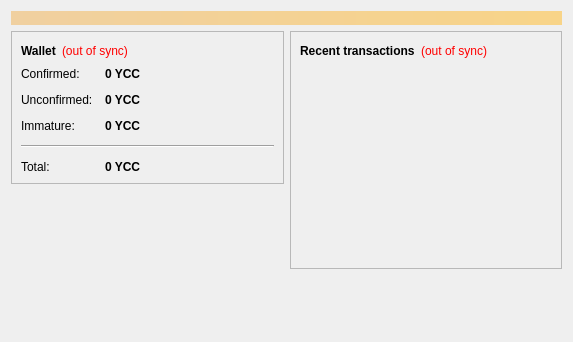
<?xml version="1.0" encoding="UTF-8"?>
<ui version="4.0">
 <class>OverviewPage</class>
 <widget class="QWidget" name="OverviewPage">
  <property name="geometry">
   <rect>
    <x>0</x>
    <y>0</y>
    <width>573</width>
    <height>342</height>
   </rect>
  </property>
  <property name="windowTitle">
   <string>Form</string>
  </property>
  <layout class="QVBoxLayout" name="topLayout">
   <item>
    <widget class="QLabel" name="labelAlerts">
     <property name="visible">
      <bool>false</bool>
     </property>
     <property name="styleSheet">
      <string notr="true">background-color: qlineargradient(x1: 0, y1: 0, x2: 1, y2: 0, stop:0 #F0D0A0, stop:1 #F8D488); color:#000000;</string>
     </property>
     <property name="wordWrap">
      <bool>true</bool>
     </property>
     <property name="margin">
      <number>3</number>
     </property>
    </widget>
   </item>
   <item>
    <layout class="QHBoxLayout" name="horizontalLayout" stretch="1,1">
     <item>
      <layout class="QVBoxLayout" name="verticalLayout_2">
       <item>
        <widget class="QFrame" name="frame">
         <property name="frameShape">
          <enum>QFrame::StyledPanel</enum>
         </property>
         <property name="frameShadow">
          <enum>QFrame::Raised</enum>
         </property>
         <layout class="QVBoxLayout" name="verticalLayout_4">
          <item>
           <layout class="QHBoxLayout" name="horizontalLayout_4">
            <item>
             <widget class="QLabel" name="label_5">
              <property name="font">
               <font>
                <weight>75</weight>
                <bold>true</bold>
               </font>
              </property>
              <property name="text">
               <string>Wallet</string>
              </property>
             </widget>
            </item>
            <item>
             <widget class="QLabel" name="labelWalletStatus">
              <property name="toolTip">
               <string>The displayed information may be out of date. Your wallet automatically synchronizes with the YouCoin network after a connection is established, but this process has not completed yet.</string>
              </property>
              <property name="styleSheet">
               <string notr="true">QLabel { color: red; }</string>
              </property>
              <property name="text">
               <string notr="true">(out of sync)</string>
              </property>
              <property name="alignment">
               <set>Qt::AlignLeading|Qt::AlignLeft|Qt::AlignVCenter</set>
              </property>
             </widget>
            </item>
            <item>
             <spacer name="horizontalSpacer_2">
              <property name="orientation">
               <enum>Qt::Horizontal</enum>
              </property>
              <property name="sizeHint" stdset="0">
               <size>
                <width>40</width>
                <height>20</height>
               </size>
              </property>
             </spacer>
            </item>
           </layout>
          </item>
          <item>
           <layout class="QFormLayout" name="formLayout_2">
            <property name="fieldGrowthPolicy">
             <enum>QFormLayout::AllNonFixedFieldsGrow</enum>
            </property>
            <property name="horizontalSpacing">
             <number>12</number>
            </property>
            <property name="verticalSpacing">
             <number>12</number>
            </property>
            <item row="0" column="0">
             <widget class="QLabel" name="label">
              <property name="text">
               <string>Confirmed:</string>
              </property>
             </widget>
            </item>
            <item row="0" column="1">
             <widget class="QLabel" name="labelBalance">
              <property name="font">
               <font>
                <weight>75</weight>
                <bold>true</bold>
               </font>
              </property>
              <property name="cursor">
               <cursorShape>IBeamCursor</cursorShape>
              </property>
              <property name="toolTip">
               <string>Your current spendable balance</string>
              </property>
              <property name="text">
               <string notr="true">0 YCC</string>
              </property>
              <property name="textInteractionFlags">
               <set>Qt::LinksAccessibleByMouse|Qt::TextSelectableByKeyboard|Qt::TextSelectableByMouse</set>
              </property>
             </widget>
            </item>
            <item row="1" column="0">
             <widget class="QLabel" name="label_3">
              <property name="text">
               <string>Unconfirmed:</string>
              </property>
             </widget>
            </item>
            <item row="1" column="1">
             <widget class="QLabel" name="labelUnconfirmed">
              <property name="font">
               <font>
                <weight>75</weight>
                <bold>true</bold>
               </font>
              </property>
              <property name="cursor">
               <cursorShape>IBeamCursor</cursorShape>
              </property>
              <property name="toolTip">
               <string>Total of transactions that have yet to be confirmed, and do not yet count toward the spendable balance</string>
              </property>
              <property name="text">
               <string notr="true">0 YCC</string>
              </property>
              <property name="textInteractionFlags">
               <set>Qt::LinksAccessibleByMouse|Qt::TextSelectableByKeyboard|Qt::TextSelectableByMouse</set>
              </property>
             </widget>
            </item>
            <item row="2" column="0">
             <widget class="QLabel" name="labelImmatureText">
              <property name="text">
               <string>Immature:</string>
              </property>
             </widget>
            </item>
            <item row="2" column="1">
             <widget class="QLabel" name="labelImmature">
              <property name="font">
               <font>
                <weight>75</weight>
                <bold>true</bold>
               </font>
              </property>
              <property name="toolTip">
               <string>Mined balance that has not yet matured</string>
              </property>
              <property name="text">
               <string notr="true">0 YCC</string>
              </property>
              <property name="textInteractionFlags">
               <set>Qt::LinksAccessibleByMouse|Qt::TextSelectableByKeyboard|Qt::TextSelectableByMouse</set>
              </property>
             </widget>
            </item>
            <item row="4" column="0">
             <widget class="QLabel" name="labelTotalText">
              <property name="text">
               <string>Total:</string>
              </property>
             </widget>
            </item>
            <item row="4" column="1">
             <widget class="QLabel" name="labelTotal">
              <property name="font">
               <font>
                <weight>75</weight>
                <bold>true</bold>
               </font>
              </property>
              <property name="cursor">
               <cursorShape>IBeamCursor</cursorShape>
              </property>
              <property name="toolTip">
               <string>Your current total balance</string>
              </property>
              <property name="text">
               <string notr="true">0 YCC</string>
              </property>
              <property name="textInteractionFlags">
               <set>Qt::LinksAccessibleByMouse|Qt::TextSelectableByKeyboard|Qt::TextSelectableByMouse</set>
              </property>
             </widget>
            </item>
            <item row="3" column="0" colspan="2">
             <widget class="Line" name="line">
              <property name="orientation">
               <enum>Qt::Horizontal</enum>
              </property>
             </widget>
            </item>
           </layout>
          </item>
         </layout>
        </widget>
       </item>
       <item>
        <spacer name="verticalSpacer">
         <property name="orientation">
          <enum>Qt::Vertical</enum>
         </property>
         <property name="sizeHint" stdset="0">
          <size>
           <width>20</width>
           <height>40</height>
          </size>
         </property>
        </spacer>
       </item>
      </layout>
     </item>
     <item>
      <layout class="QVBoxLayout" name="verticalLayout_3">
       <item>
        <widget class="QFrame" name="frame_2">
         <property name="frameShape">
          <enum>QFrame::StyledPanel</enum>
         </property>
         <property name="frameShadow">
          <enum>QFrame::Raised</enum>
         </property>
         <layout class="QVBoxLayout" name="verticalLayout">
          <item>
           <layout class="QHBoxLayout" name="horizontalLayout_2">
            <item>
             <widget class="QLabel" name="label_4">
              <property name="text">
               <string>&lt;b&gt;Recent transactions&lt;/b&gt;</string>
              </property>
             </widget>
            </item>
            <item>
             <widget class="QLabel" name="labelTransactionsStatus">
              <property name="toolTip">
               <string>The displayed information may be out of date. Your wallet automatically synchronizes with the YouCoin network after a connection is established, but this process has not completed yet.</string>
              </property>
              <property name="styleSheet">
               <string notr="true">QLabel { color: red; }</string>
              </property>
              <property name="text">
               <string notr="true">(out of sync)</string>
              </property>
              <property name="alignment">
               <set>Qt::AlignRight|Qt::AlignTrailing|Qt::AlignVCenter</set>
              </property>
             </widget>
            </item>
            <item>
             <spacer name="horizontalSpacer">
              <property name="orientation">
               <enum>Qt::Horizontal</enum>
              </property>
              <property name="sizeHint" stdset="0">
               <size>
                <width>40</width>
                <height>20</height>
               </size>
              </property>
             </spacer>
            </item>
           </layout>
          </item>
          <item>
           <widget class="QListView" name="listTransactions">
            <property name="styleSheet">
             <string notr="true">QListView { background: transparent; }</string>
            </property>
            <property name="frameShape">
             <enum>QFrame::NoFrame</enum>
            </property>
            <property name="verticalScrollBarPolicy">
             <enum>Qt::ScrollBarAlwaysOff</enum>
            </property>
            <property name="horizontalScrollBarPolicy">
             <enum>Qt::ScrollBarAlwaysOff</enum>
            </property>
            <property name="selectionMode">
             <enum>QAbstractItemView::NoSelection</enum>
            </property>
           </widget>
          </item>
         </layout>
        </widget>
       </item>
       <item>
        <spacer name="verticalSpacer_2">
         <property name="orientation">
          <enum>Qt::Vertical</enum>
         </property>
         <property name="sizeHint" stdset="0">
          <size>
           <width>20</width>
           <height>40</height>
          </size>
         </property>
        </spacer>
       </item>
      </layout>
     </item>
    </layout>
   </item>
  </layout>
 </widget>
 <resources/>
 <connections/>
</ui>
